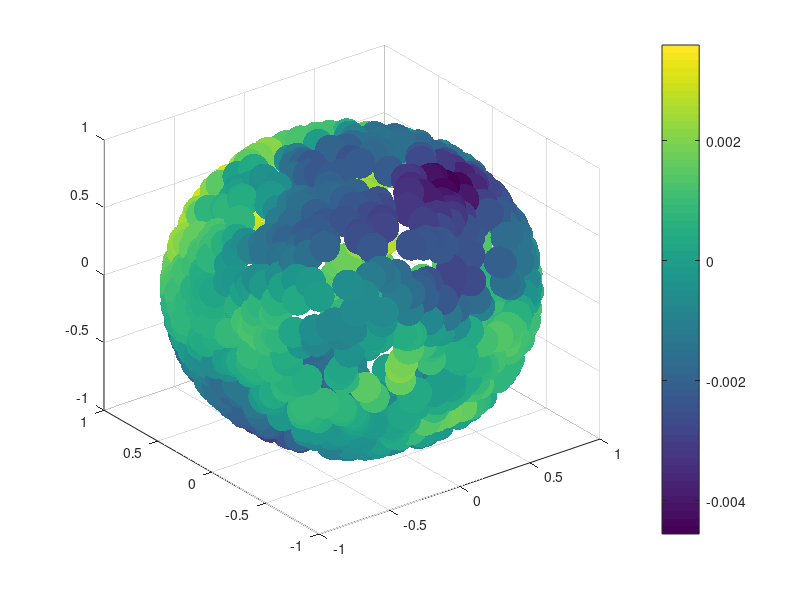

Write MATLAB code to recreate this figure. (Note: this script raises an error after producing the figure.)
A=importdata('test.dat');
x = A(:,1);
y = A(:,2);
z = A(:,3);
true = A(:,4);
pred = A(:,5);
markerSize = 500;

scatter3(x,y,z,markerSize,true,'filled')
colorbar
axis equal;
scatter3(x,y,z,markerSize,pred,'filled')
colorbar
markerSize = 100;
save('test_change_rhs.dat','A');

[X,Y,Z] = meshgrid(x,y,z);
Pred = meshgrid(pred,pred,pred);
figure; 
surf(X,Y,Z,Pred)
colorbar
%# make sure it will look like a sphere
